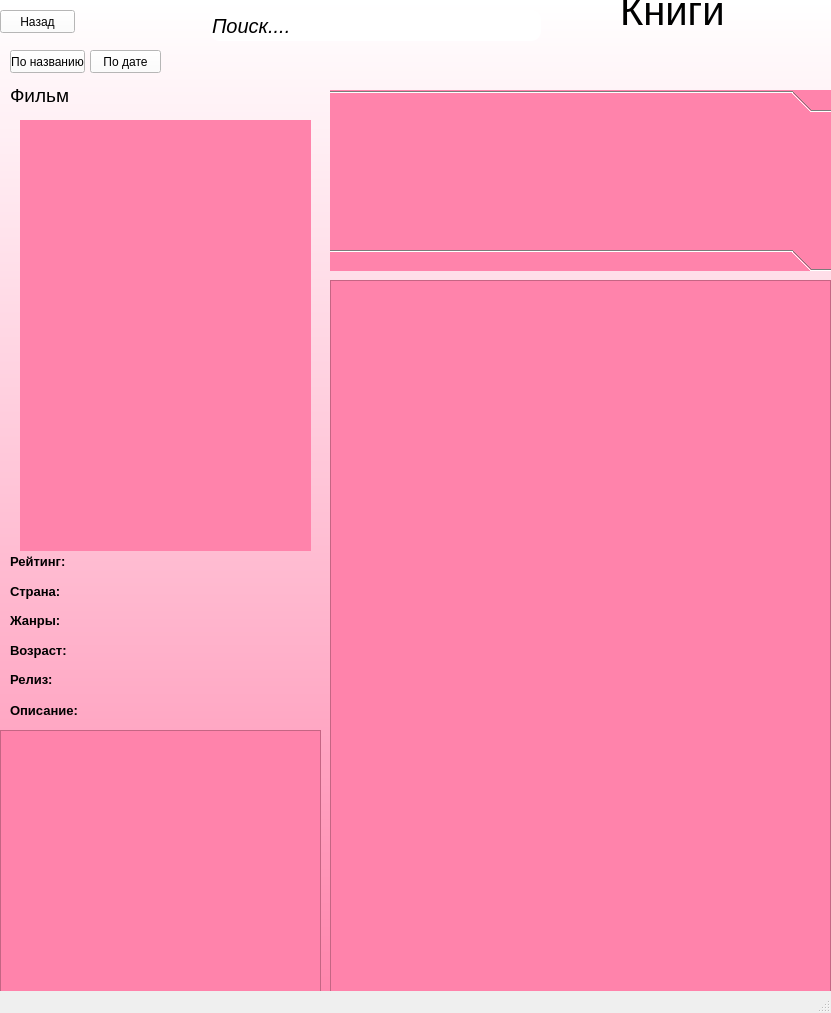
<?xml version="1.0" encoding="UTF-8"?>
<ui version="4.0">
 <class>MainWindow</class>
 <widget class="QMainWindow" name="MainWindow">
  <property name="enabled">
   <bool>true</bool>
  </property>
  <property name="geometry">
   <rect>
    <x>0</x>
    <y>0</y>
    <width>831</width>
    <height>1013</height>
   </rect>
  </property>
  <property name="windowTitle">
   <string>MainWindow</string>
  </property>
  <property name="styleSheet">
   <string notr="true"/>
  </property>
  <widget class="QWidget" name="centralwidget">
   <widget class="QPushButton" name="btn_date_DESC">
    <property name="geometry">
     <rect>
      <x>90</x>
      <y>50</y>
      <width>71</width>
      <height>23</height>
     </rect>
    </property>
    <property name="styleSheet">
     <string notr="true">background-color: rgb(255, 255, 255);</string>
    </property>
    <property name="text">
     <string>По дате</string>
    </property>
   </widget>
   <widget class="QPushButton" name="btn_name_DESC">
    <property name="geometry">
     <rect>
      <x>10</x>
      <y>50</y>
      <width>75</width>
      <height>23</height>
     </rect>
    </property>
    <property name="styleSheet">
     <string notr="true">background-color: rgb(255, 255, 255);</string>
    </property>
    <property name="text">
     <string>По названию</string>
    </property>
   </widget>
   <widget class="QPushButton" name="btn_exit">
    <property name="geometry">
     <rect>
      <x>0</x>
      <y>10</y>
      <width>75</width>
      <height>23</height>
     </rect>
    </property>
    <property name="styleSheet">
     <string notr="true">background-color: rgb(255, 255, 255);</string>
    </property>
    <property name="text">
     <string>Назад</string>
    </property>
   </widget>
   <widget class="QWidget" name="widget" native="true">
    <property name="geometry">
     <rect>
      <x>0</x>
      <y>80</y>
      <width>321</width>
      <height>641</height>
     </rect>
    </property>
    <widget class="QLabel" name="image">
     <property name="geometry">
      <rect>
       <x>20</x>
       <y>40</y>
       <width>291</width>
       <height>431</height>
      </rect>
     </property>
     <property name="styleSheet">
      <string notr="true">background-color: rgba(255, 131, 171, 255);</string>
     </property>
     <property name="text">
      <string/>
     </property>
    </widget>
    <widget class="QLabel" name="description">
     <property name="geometry">
      <rect>
       <x>10</x>
       <y>620</y>
       <width>71</width>
       <height>20</height>
      </rect>
     </property>
     <property name="font">
      <font>
       <pointsize>10</pointsize>
       <weight>75</weight>
       <bold>true</bold>
      </font>
     </property>
     <property name="text">
      <string>Описание:</string>
     </property>
    </widget>
    <widget class="QWidget" name="verticalLayoutWidget_4">
     <property name="geometry">
      <rect>
       <x>10</x>
       <y>470</y>
       <width>105</width>
       <height>141</height>
      </rect>
     </property>
     <layout class="QVBoxLayout" name="requests">
      <item>
       <widget class="QLabel" name="rating">
        <property name="font">
         <font>
          <pointsize>10</pointsize>
          <weight>75</weight>
          <bold>true</bold>
         </font>
        </property>
        <property name="text">
         <string>Рейтинг: </string>
        </property>
       </widget>
      </item>
      <item>
       <widget class="QLabel" name="nation">
        <property name="font">
         <font>
          <pointsize>10</pointsize>
          <weight>75</weight>
          <bold>true</bold>
         </font>
        </property>
        <property name="text">
         <string>Страна:</string>
        </property>
       </widget>
      </item>
      <item>
       <widget class="QLabel" name="style">
        <property name="font">
         <font>
          <pointsize>10</pointsize>
          <weight>75</weight>
          <bold>true</bold>
         </font>
        </property>
        <property name="text">
         <string>Жанры:</string>
        </property>
       </widget>
      </item>
      <item>
       <widget class="QLabel" name="age">
        <property name="font">
         <font>
          <pointsize>10</pointsize>
          <weight>75</weight>
          <bold>true</bold>
         </font>
        </property>
        <property name="text">
         <string>Возраст:</string>
        </property>
       </widget>
      </item>
      <item>
       <widget class="QLabel" name="date">
        <property name="font">
         <font>
          <pointsize>10</pointsize>
          <weight>75</weight>
          <bold>true</bold>
         </font>
        </property>
        <property name="text">
         <string>Релиз: </string>
        </property>
       </widget>
      </item>
     </layout>
    </widget>
    <widget class="QWidget" name="verticalLayoutWidget_5">
     <property name="geometry">
      <rect>
       <x>70</x>
       <y>470</y>
       <width>141</width>
       <height>141</height>
      </rect>
     </property>
     <layout class="QVBoxLayout" name="output">
      <property name="rightMargin">
       <number>9</number>
      </property>
      <item>
       <widget class="QLabel" name="output_rating">
        <property name="styleSheet">
         <string notr="true"/>
        </property>
        <property name="text">
         <string/>
        </property>
       </widget>
      </item>
      <item>
       <widget class="QLabel" name="output_nation">
        <property name="styleSheet">
         <string notr="true"/>
        </property>
        <property name="text">
         <string/>
        </property>
       </widget>
      </item>
      <item>
       <widget class="QLabel" name="output_style">
        <property name="styleSheet">
         <string notr="true"/>
        </property>
        <property name="text">
         <string/>
        </property>
       </widget>
      </item>
      <item>
       <widget class="QLabel" name="output_age">
        <property name="styleSheet">
         <string notr="true"/>
        </property>
        <property name="text">
         <string/>
        </property>
       </widget>
      </item>
      <item>
       <widget class="QLabel" name="output_date">
        <property name="styleSheet">
         <string notr="true"/>
        </property>
        <property name="text">
         <string/>
        </property>
       </widget>
      </item>
     </layout>
    </widget>
    <widget class="QLabel" name="name">
     <property name="geometry">
      <rect>
       <x>10</x>
       <y>0</y>
       <width>281</width>
       <height>31</height>
      </rect>
     </property>
     <property name="font">
      <font>
       <pointsize>14</pointsize>
      </font>
     </property>
     <property name="text">
      <string>Фильм</string>
     </property>
    </widget>
   </widget>
   <widget class="QPlainTextEdit" name="table_description">
    <property name="geometry">
     <rect>
      <x>0</x>
      <y>730</y>
      <width>321</width>
      <height>291</height>
     </rect>
    </property>
    <property name="font">
     <font>
      <pointsize>8</pointsize>
     </font>
    </property>
    <property name="styleSheet">
     <string notr="true">background-color: rgba(255, 131, 171, 255);</string>
    </property>
    <property name="readOnly">
     <bool>true</bool>
    </property>
   </widget>
   <widget class="QLineEdit" name="input_search">
    <property name="geometry">
     <rect>
      <x>210</x>
      <y>10</y>
      <width>331</width>
      <height>31</height>
     </rect>
    </property>
    <property name="font">
     <font>
      <pointsize>15</pointsize>
      <italic>true</italic>
      <underline>false</underline>
      <strikeout>false</strikeout>
      <kerning>true</kerning>
     </font>
    </property>
    <property name="contextMenuPolicy">
     <enum>Qt::DefaultContextMenu</enum>
    </property>
    <property name="toolTipDuration">
     <number>-1</number>
    </property>
    <property name="autoFillBackground">
     <bool>false</bool>
    </property>
    <property name="styleSheet">
     <string notr="true">border-radius: 10;</string>
    </property>
    <property name="text">
     <string>Поиск....</string>
    </property>
   </widget>
   <widget class="QToolBox" name="categories">
    <property name="geometry">
     <rect>
      <x>330</x>
      <y>90</y>
      <width>501</width>
      <height>181</height>
     </rect>
    </property>
    <property name="styleSheet">
     <string notr="true">background-color: rgba(255, 131, 171, 255);</string>
    </property>
    <widget class="QWidget" name="categoriesPage1">
     <property name="geometry">
      <rect>
       <x>0</x>
       <y>0</y>
       <width>501</width>
       <height>127</height>
      </rect>
     </property>
     <attribute name="label">
      <string/>
     </attribute>
    </widget>
    <widget class="QWidget" name="categoriesPage2">
     <property name="geometry">
      <rect>
       <x>0</x>
       <y>0</y>
       <width>501</width>
       <height>127</height>
      </rect>
     </property>
     <attribute name="label">
      <string/>
     </attribute>
     <widget class="QWidget" name="layoutWidget">
      <property name="geometry">
       <rect>
        <x>1</x>
        <y>0</y>
        <width>491</width>
        <height>111</height>
       </rect>
      </property>
      <layout class="QHBoxLayout" name="categories_3">
       <item>
        <widget class="QCheckBox" name="checkBox_6">
         <property name="text">
          <string>Фантастика</string>
         </property>
        </widget>
       </item>
       <item>
        <widget class="QCheckBox" name="checkBox_7">
         <property name="text">
          <string>CheckBox</string>
         </property>
        </widget>
       </item>
       <item>
        <widget class="QCheckBox" name="checkBox_8">
         <property name="text">
          <string>Мультфильмы</string>
         </property>
        </widget>
       </item>
       <item>
        <widget class="QCheckBox" name="checkBox_9">
         <property name="text">
          <string>Ужасы</string>
         </property>
        </widget>
       </item>
       <item>
        <widget class="QCheckBox" name="checkBox_10">
         <property name="text">
          <string>CheckBox</string>
         </property>
        </widget>
       </item>
      </layout>
     </widget>
    </widget>
   </widget>
   <widget class="QListWidget" name="table_books">
    <property name="geometry">
     <rect>
      <x>330</x>
      <y>280</y>
      <width>501</width>
      <height>731</height>
     </rect>
    </property>
    <property name="cursor" stdset="0">
     <cursorShape>PointingHandCursor</cursorShape>
    </property>
    <property name="styleSheet">
     <string notr="true">background-color: rgba(255, 131, 171, 255);</string>
    </property>
   </widget>
   <widget class="QLabel" name="label">
    <property name="geometry">
     <rect>
      <x>620</x>
      <y>-10</y>
      <width>161</width>
      <height>41</height>
     </rect>
    </property>
    <property name="font">
     <font>
      <pointsize>30</pointsize>
     </font>
    </property>
    <property name="text">
     <string>Книги</string>
    </property>
   </widget>
   <widget class="QLabel" name="bg">
    <property name="geometry">
     <rect>
      <x>0</x>
      <y>0</y>
      <width>1421</width>
      <height>1031</height>
     </rect>
    </property>
    <property name="styleSheet">
     <string notr="true">background-color:qlineargradient(spread:pad, x1:1, y1:1, x2:1, y2:0, stop:0 rgba(255, 131, 171, 255), stop:1 rgba(255, 255, 255, 255))</string>
    </property>
    <property name="text">
     <string/>
    </property>
   </widget>
   <zorder>bg</zorder>
   <zorder>btn_date_DESC</zorder>
   <zorder>btn_name_DESC</zorder>
   <zorder>btn_exit</zorder>
   <zorder>widget</zorder>
   <zorder>table_description</zorder>
   <zorder>input_search</zorder>
   <zorder>categories</zorder>
   <zorder>table_books</zorder>
   <zorder>label</zorder>
  </widget>
  <widget class="QMenuBar" name="menubar">
   <property name="geometry">
    <rect>
     <x>0</x>
     <y>0</y>
     <width>831</width>
     <height>21</height>
    </rect>
   </property>
  </widget>
  <widget class="QStatusBar" name="statusbar"/>
 </widget>
 <resources/>
 <connections/>
</ui>
